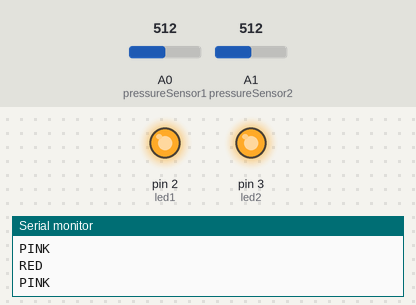
Simulated run of this sketch. Board: Arduino Uno, built with avr-gcc and run on an emulated ATmega328P. Parts: output pins drawn as LEDs (lit = HIGH), the last lines printed to the serial monitor. The test bench sets the inputs (shaded band); at power-on: A1 (pressureSensor2) = 512, A0 (pressureSensor1) = 512.

Above: at 1.8 s.
1.9 s: A1 (pressureSensor2) set to 317
3.4 s: A1 (pressureSensor2) set to 282
At 4.4 s:
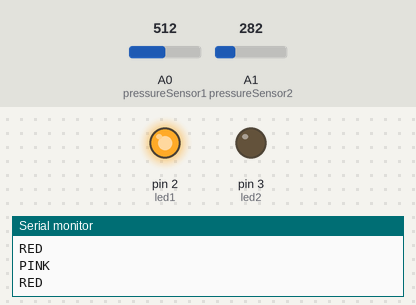
5.5 s: A0 (pressureSensor1) set to 23
7.2 s: A0 (pressureSensor1) set to 18
At 8.7 s:
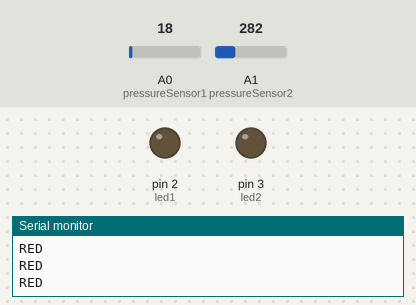
9.5 s: A1 (pressureSensor2) set to 306
At 11.2 s:
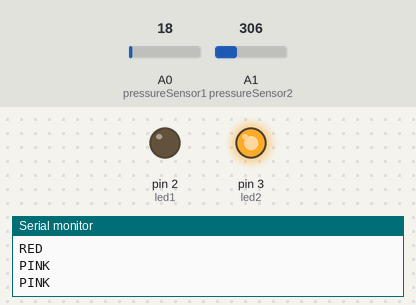
11.5 s: A1 (pressureSensor2) set to 290
At 13.0 s:
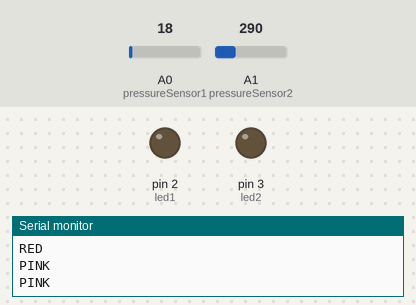
Timing chart, 0 to 14.5 s (numbered marks = the images above; inputs shaded):
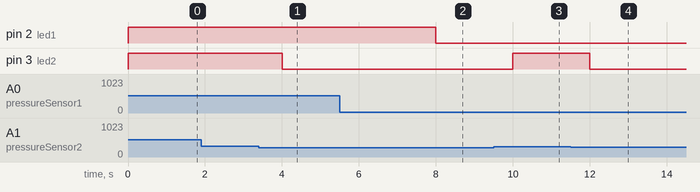

Measured:
- the behaviour switches between 301 and 300 on A1 (pressureSensor2) (found by bisection; images 0 and 1)
- the behaviour switches between 21 and 20 on A0 (pressureSensor1) (found by bisection; images 1 and 2)
- after the input at 3.4 s, pin 3 (led2): HIGH → LOW after 0.60 s
- after the input at 7.2 s, pin 2 (led1): HIGH → LOW after 0.80 s
- after the input at 9.5 s, pin 3 (led2): LOW → HIGH after 0.50 s
- after the input at 11.5 s, pin 3 (led2): HIGH → LOW after 0.50 s

The sketch:

arduino_script.ino
```cpp
const int pressureSensor1 = A0; // Pin for the first pressure sensor
const int pressureSensor2 = A1; // Pin for the second pressure sensor
const int led1 = 2;             // Pin for the first LED
const int led2 = 3;             // Pin for the second LED

void setup() {
  pinMode(led1, OUTPUT);        // Set the first LED pin as output
  pinMode(led2, OUTPUT);        // Set the second LED pin as output
  Serial.begin(9600);           // Initialize serial communication at 9600 baud rate
}

void loop() {
  int sensorValue1 = analogRead(pressureSensor1); // Read the value from the first pressure sensor
  int sensorValue2 = analogRead(pressureSensor2); // Read the value from the second pressure sensor

  if (sensorValue1 > 20) {                       // Check if the first pressure sensor value exceeds 512
    digitalWrite(led1, HIGH);                     // Turn on the first LED
    Serial.println("RED");                        // Print "RED" to the Serial Monitor
  } else {
    digitalWrite(led1, LOW);                      // Turn off the first LED if the value does not exceed 512
  }

  if (sensorValue2 > 300) {                       // Check if the second pressure sensor value exceeds 512
    digitalWrite(led2, HIGH);                     // Turn on the second LED
    Serial.println("PINK");                       // Print "PINK" to the Serial Monitor
  } else {
    digitalWrite(led2, LOW);                      // Turn off the second LED if the value does not exceed 512
  }

  delay(1000); // Delay for a second before the next reading
}
```
